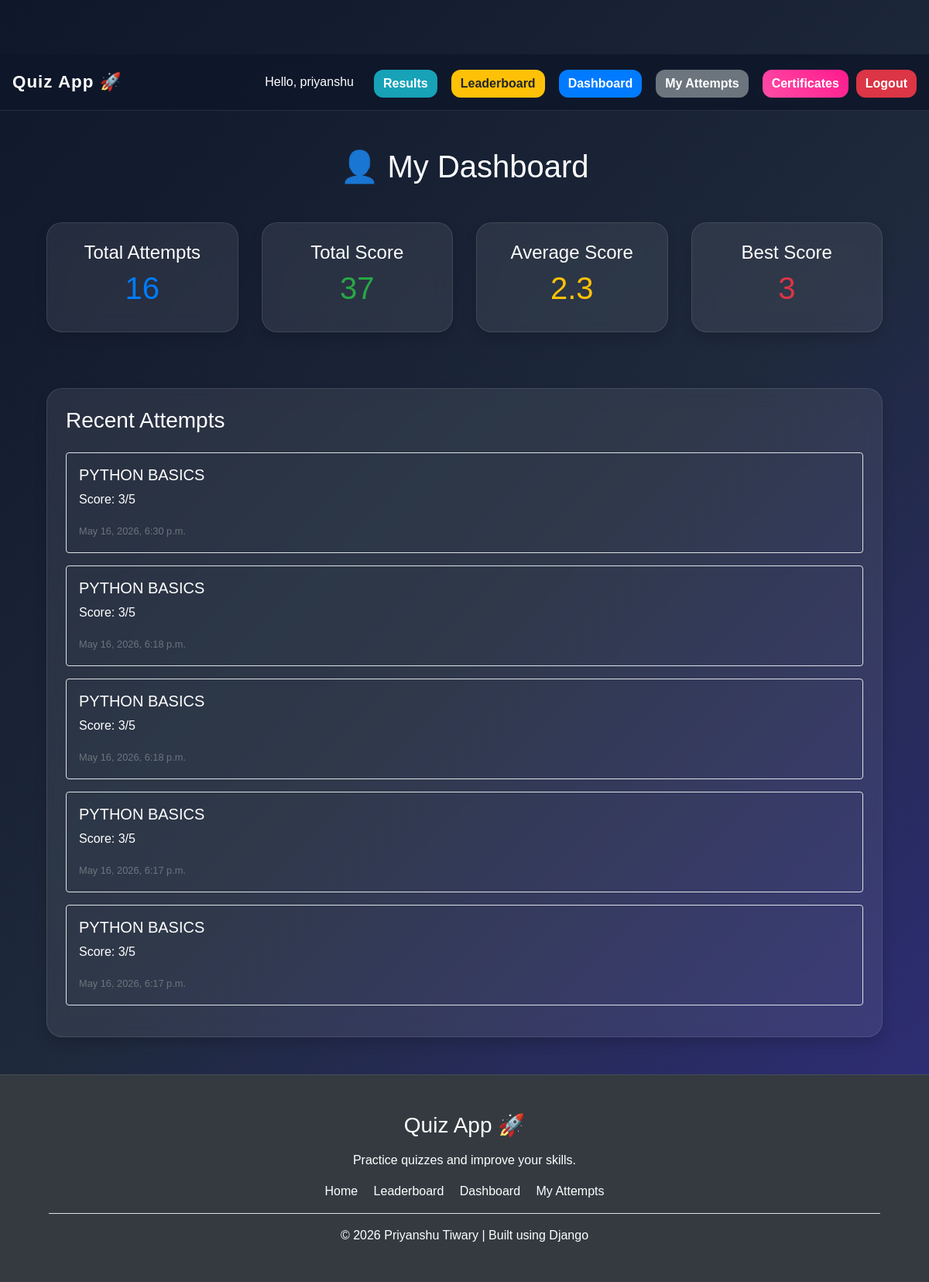
The page /dashboard/ (signed in) on the database its author committed.
### core/models.py (models this page shows, shortened)
class Result(models.Model):
    user = models.ForeignKey(
        User,
        on_delete=models.CASCADE
    )
    quiz = models.ForeignKey(
        Quiz,
        on_delete=models.CASCADE
    )
    score = models.IntegerField()
    total = models.IntegerField()
    created_at = models.DateTimeField(
        auto_now_add=True
    )

class Quiz(models.Model):
    title = models.CharField(max_length=200)
    category = models.ForeignKey(
        Category,
        on_delete=models.CASCADE
    )
    created_at = models.DateTimeField(
        auto_now_add=True
    )

### core/views.py (the view)
@login_required
def dashboard(request):
    results = Result.objects.filter(
        user=request.user
    )
    total_attempts = results.count()
    total_score = results.aggregate(
        Sum('score')
    )['score__sum']
    average_score = results.aggregate(
        Avg('score')
    )['score__avg']
    best_score = results.aggregate(
        Max('score')
    )['score__max']
    recent_results = results.order_by(
        '-created_at'
    )[:5]
    context = {
        'total_attempts': total_attempts,
        'total_score': total_score,
        'average_score': average_score,
        'best_score': best_score,
        'recent_results': recent_results
    }
    return render(
        request,
        'core/dashboard.html',
        context
    )

### templates/core/dashboard.html
{% extends 'core/base.html' %}
{% block content %}
<div class="container mt-5">
    <h1 class="mb-5 text-center">
        👤 My Dashboard
    </h1>
    <div class="row">
        <div class="col-md-3 mb-4">
            <div class="card shadow p-4 text-center">
                <h4>Total Attempts</h4>
                <h1 class="text-primary">
                    {{ total_attempts }}
                </h1>
            </div>
        </div>
        <div class="col-md-3 mb-4">
            <div class="card shadow p-4 text-center">
                <h4>Total Score</h4>
                <h1 class="text-success">
                    {{ total_score }}
                </h1>
            </div>
        </div>
        <div class="col-md-3 mb-4">
            <div class="card shadow p-4 text-center">
                <h4>Average Score</h4>
                <h1 class="text-warning">
                    {{ average_score|floatformat:1 }}
                </h1>
            </div>
        </div>
        <div class="col-md-3 mb-4">
            <div class="card shadow p-4 text-center">
                <h4>Best Score</h4>
                <h1 class="text-danger">
                    {{ best_score }}
                </h1>
            </div>
        </div>
    </div>
    <div class="card shadow p-4 mt-5">
        <h3 class="mb-4">
            Recent Attempts
        </h3>
        {% for result in recent_results %}
        <div class="border rounded p-3 mb-3">
            <h5>
                {{ result.quiz.title }}
            </h5>
            <p>
                Score:
                {{ result.score }}/{{ result.total }}
            </p>
            <small class="text-muted">
                {{ result.created_at }}
            </small>
        </div>
        {% endfor %}
    </div>
</div>
{% endblock %}

### templates/core/base.html (shortened to what this page needs)
{% load static %}
<!DOCTYPE html>
<html lang="en">
<head>
    <link
        rel="stylesheet"
        href="https://stackpath.bootstrapcdn.com/bootstrap/4.5.2/css/bootstrap.min.css"
    >
    <link
        rel="stylesheet"
        href="{% static 'css/style.css' %}"
    >
</head>
<body>
<nav class="navbar navbar-dark bg-dark px-3">
    <a
        class="navbar-brand text-white"
        href="{% url 'home' %}"
    >
        Quiz App 🚀
    </a>
<div class="navbar-buttons">
        {% if user.is_authenticated %}
            <span class="text-white mr-3">
                Hello, {{ user.username }}
            </span>
            <a
                href="{% url 'result_history' %}"
                class="btn btn-info mr-2"
            >
                Results
            </a>
            <a
                href="{% url 'leaderboard' %}"
                class="btn btn-warning mr-2"
            >
                Leaderboard
            </a>
            <a
                href="{% url 'dashboard' %}"
                class="btn btn-primary mr-2"
            >
                Dashboard
            </a>
            <a
                href="{% url 'my_attempts' %}"
                class="btn btn-secondary mr-2"
            >
                My Attempts
            </a>
            <a
                href="{% url 'my_certificates' %}"
                class="btn btn-certificate"
            >
                Certificates
            </a>
            <a
                href="{% url 'logout' %}"
                class="btn btn-danger"
            >
                Logout
            </a>
        {% endif %}
    </div>
</nav>
<div class="container mt-4">
    {% block content %}
    {% endblock %}
</div>
<footer class="bg-dark text-white mt-5 p-5">
    <div class="container text-center">
        <h3 class="mb-3">
            Quiz App 🚀
        </h3>
        <p>
            Practice quizzes and improve your skills.
        </p>
        <div class="mt-3">
            <a
                href="{% url 'home' %}"
                class="text-white mr-3"
            >
                Home
            </a>
            <a
                href="{% url 'leaderboard' %}"
                class="text-white mr-3"
            >
                Leaderboard
            </a>
            <a
                href="{% url 'dashboard' %}"
                class="text-white mr-3"
            >
                Dashboard
            </a>
            <a
                href="{% url 'my_attempts' %}"
                class="text-white"
            >
                My Attempts
            </a>
        </div>
        <hr class="bg-light">
        <p class="mb-0">
            © 2026 Priyanshu Tiwary | Built using Django
        </p>
    </div>
</footer>
</body>
</html>

### static/css/style.css (style rules this page uses)
body { padding-top: 70px; background: linear-gradient( 135deg, #0f172a, #1e293b, #312e81 ); min-height: 100vh; color: white; font-family: Arial, sans-serif; }
html { scroll-behavior: smooth; }
.navbar { padding: 14px 25px; background: rgba(15, 23, 42, 0.85) !important; backdrop-filter: blur(10px); border-bottom: 1px solid rgba(255,255,255,0.1); }
.navbar-brand { font-weight: bold; font-size: 1.4rem; letter-spacing: 1px; }
.navbar-buttons { display: flex; align-items: center; gap: 10px; flex-wrap: wrap; }
.btn { border: none; border-radius: 12px; font-weight: 600; transition: all 0.3s ease; }
.navbar .btn { margin-top: 5px; }
.btn-certificate { background: linear-gradient( 45deg, #ff4da6, #ff1a8c ); color: white; border: none; }
.card { background: rgba(255,255,255,0.08); backdrop-filter: blur(12px); border: 1px solid rgba(255,255,255,0.1); border-radius: 20px; box-shadow: 0 8px 30px rgba(0,0,0,0.3); color: white; transition: all 0.3s ease; }
footer { background: rgba(15,23,42,0.9) !important; backdrop-filter: blur(10px); border-top: 1px solid rgba(255,255,255,0.1); }

### rows shown on the page
Result: quiz "PYTHON BASICS", score "3", total "5", created_at "May 16, 2026, 6:30 p.m."
Result: quiz "PYTHON BASICS", score "3", total "5", created_at "May 16, 2026, 6:18 p.m."
Result: quiz "PYTHON BASICS", score "3", total "5", created_at "May 16, 2026, 6:18 p.m."
Result: quiz "PYTHON BASICS", score "3", total "5", created_at "May 16, 2026, 6:17 p.m."
Result: quiz "PYTHON BASICS", score "3", total "5", created_at "May 16, 2026, 6:17 p.m."

### other values the page prints
{{ user.username }} "priyanshu"
{{ total_attempts }} "16"
{{ total_score }} "37"
{{ average_score|floatformat:1 }} "2.3"
{{ best_score }} "3"
